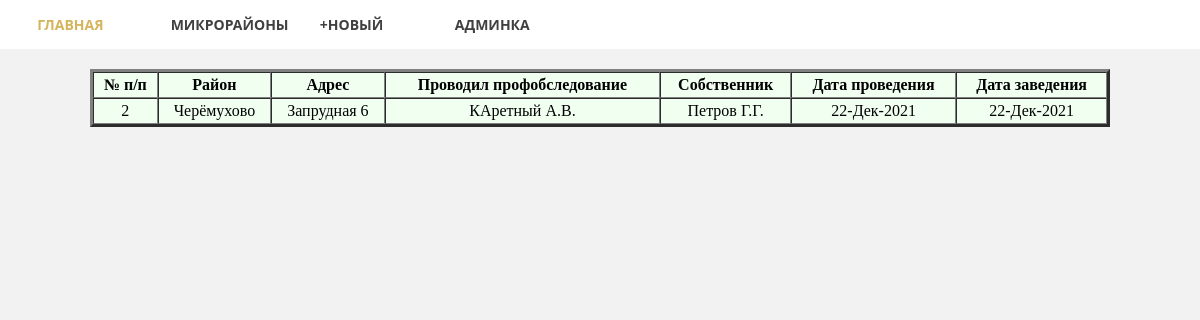
Page /mkr_name/2/ on the committed database.
### pas_chjs/models.py (models this page shows, shortened)
class Pas_chjs(models.Model):
     pas_number = models.IntegerField(verbose_name='Номер паспорта', unique=True)
     mkr_name_pas = models.ForeignKey('Mkr_name', on_delete=models.PROTECT, null=True, verbose_name='Микрорайон')
     pas_adress = models.CharField(max_length=350, verbose_name='Адрес')
     stages = models.IntegerField(blank=True, verbose_name='Этажность')
     walls_material = models.ForeignKey('Materials_walls', on_delete=models.PROTECT, null=True, verbose_name='Стены', blank=True)
     electric = models.BooleanField(default=True, verbose_name='Электрофицирован')
     apis = models.IntegerField(default=0, verbose_name='АПИ')
     living = models.IntegerField(default=0, verbose_name='Проживает')
     childrens = models.IntegerField(default=0, verbose_name='Дети')
     characteristic = models.TextField(blank=True, verbose_name='Характеристика')
     owner_name = models.CharField(max_length=200, blank=True, verbose_name='Имя собственника')
     date_owner = models.DateField(verbose_name='Дата')
     woker_mchs = models.CharField(max_length=200, verbose_name='Сотрудник')
     woker_date = models.DateField(verbose_name='Дата')
     unfineshed = models.BooleanField(default=False, verbose_name='Недострой')
     created_at = models.DateTimeField(auto_now_add=True, verbose_name='Создано')
     created_update = models.DateTimeField(auto_now=True, verbose_name='Обновлено')
     class Meta:
          verbose_name = 'Паспорт'
          verbose_name_plural = 'Паспорта'
          ordering = ['-created_at']

class Mkr_name(models.Model):
     name = models.CharField(max_length=150, db_index=True, verbose_name='Микрорайон')
     def __str__(self):
         return self.name
     class Meta:
          verbose_name = 'Микрорайон'
          verbose_name_plural = 'Микрорайоны'

### pas_chjs/views.py (the view)
# urls.py: path('mkr_name/<int:mkr_name_pas_id>/', get_mkr_name),
def get_mkr_name(request, mkr_name_pas_id):
    pas_chjs = Pas_chjs.objects.filter(mkr_name_pas_id=mkr_name_pas_id)
    mkr_names = Mkr_name.objects.all()
    mkr_name = Mkr_name.objects.get(pk=mkr_name_pas_id)
    return render(request, 'pas_chjs/mkr.html', {'pas_chjs': pas_chjs, 'mkr_names': mkr_names,
                                                 'mkr_name': mkr_name, })

### pas_chjs/templates/pas_chjs/mkr.html (shortened to what this page needs)
<!DOCTYPE html>
<html lang="en">
<head>
</head>
<body>
<header>
  <nav>
      <ul class="topmenu">
        <li><a href="/">Главная</a></li>
        <li><a href="" class="submenu-link">Микрорайоны</a>
        </li>
        <li><a href="/admin/pas_chjs/pas_chjs/add/">+Новый</a></li>
        <li><a href="/admin">Админка</a></li>
      </ul>
    </nav>
</header>
        <table width="85%" bgcolor="#F0FFF0" cellspacing="0" cellpadding="3" border="3" align="center">
            <caption><h2></h2></caption>
            <tr align="center">
                <th>№ п/п</th>
                <th>Район</th>
                <th>Адрес</th>
                <th>Проводил профобследование</th>
                <th>Собственник</th>
                <th>Дата проведения</th>
                <th>Дата заведения</th>
            </tr>
    {% for pas in pas_chjs %}
        <tr>
            <td align="center">{{ pas.pas_number }}</td>
            <td align="center">{{ pas.mkr_name_pas }}</td>
            <td align="center">{{ pas.pas_adress }}</td>
            <td align="center">{{ pas.woker_mchs }}</td>
            <td align="center">{{ pas.owner_name }}</td>
            <td align="center">{{ pas.woker_date|date:"d-M-Y" }}</td>
            <td align="center">{{ pas.created_at|date:"d-M-Y" }}</td>
      </tr>
    {% endfor %}
    </table>
</body>
</html>

### pas_chjs/templates/pas_chjs/mkr.html (style rules this page uses)
* { box-sizing: border-box; }
body { margin: 0; background: #f2f2f2; }
header { background: white; text-align: center; }
header a { text-decoration: none; outline: none; display: block; transition: .3s ease-in-out; }
nav { display: table; margin: 50 auto; }
nav ul { list-style: none; margin: 0; padding: 0; }
.topmenu > li { width: 25%; float: left; position: relative; font-family: 'Open Sans', sans-serif; }
.topmenu > li > a { text-transform: uppercase; font-size: 14px; font-weight: bold; color: #404040; padding: 15px 30px; }
.submenu-link:after { font-family: "FontAwesome"; color: inherit; margin-left: 10px; }

### rows in the picture
Pas_chjs: pas_number "2", mkr_name_pas "Черёмухово", pas_adress "Запрудная 6", woker_mchs "КАретный А.В.", owner_name "Петров Г.Г.", woker_date "22-Дек-2021", created_at "22-Дек-2021"
